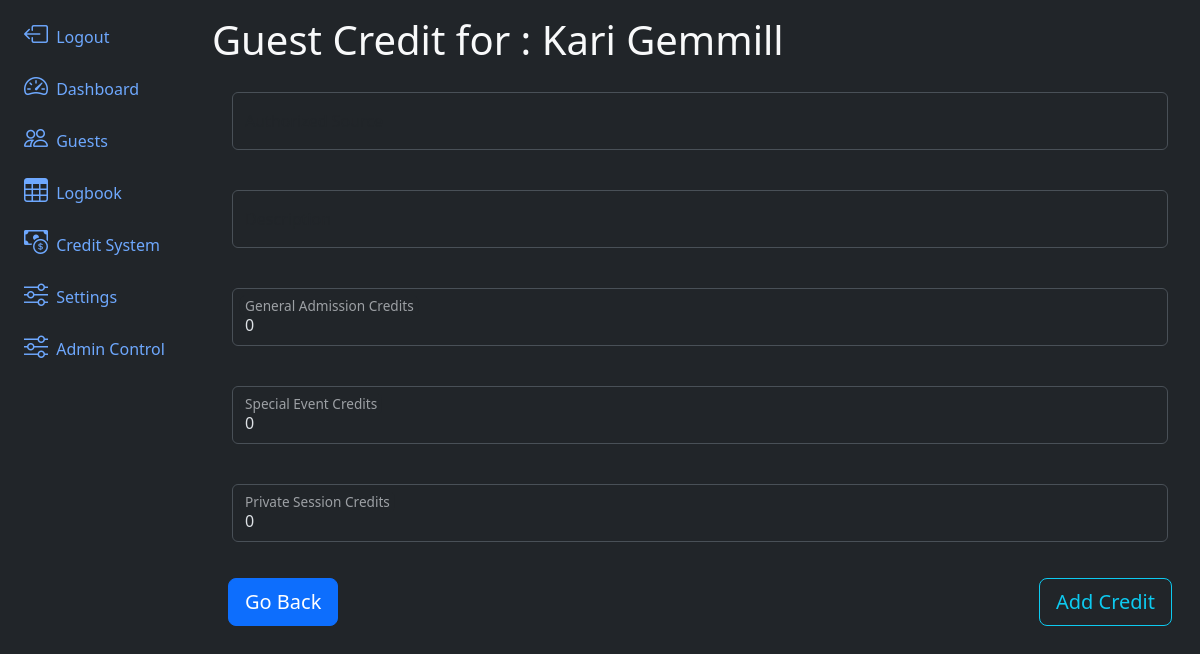
Page /guestCredit/1/addCredits on the earlier database version.
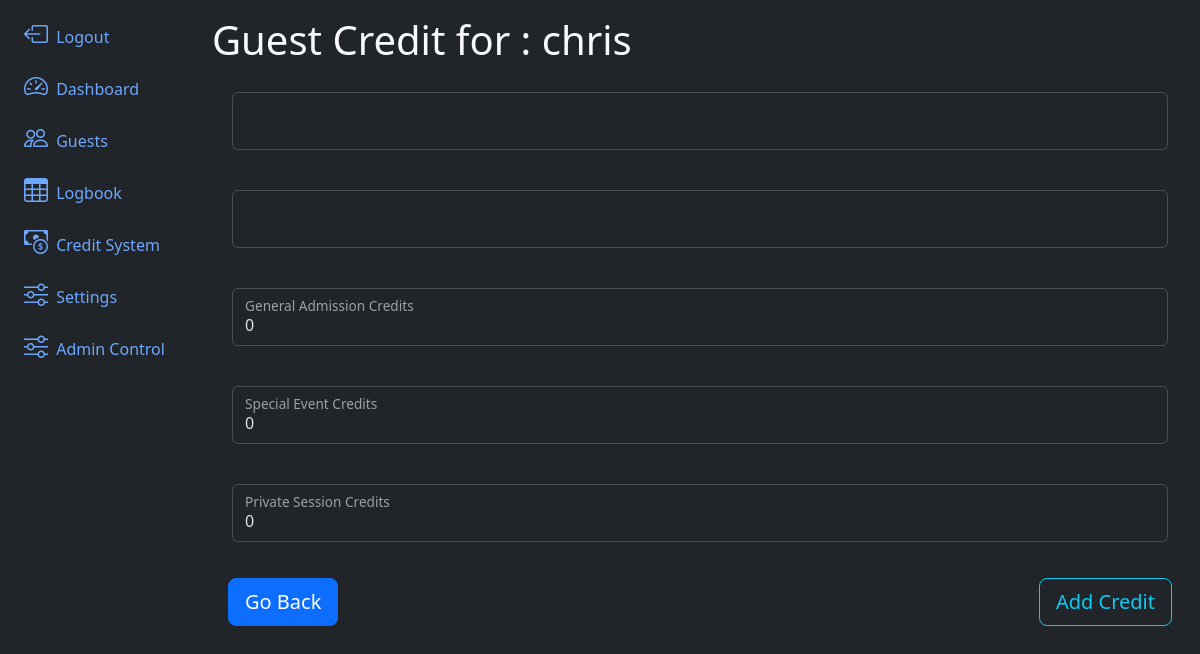
Same page on the later database version.
### app/models.py (models this page shows, shortened)
@dataclass
class Guest(db.Model, UserMixin):
    id:int = db.Column(db.Integer, primary_key=True)
    uuid:str  = db.Column(db.String, unique=True, name="uuid")
    fetUsername:str  = db.Column(db.String(100) )
    name:str  = db.Column(db.String(100), nullable=False)
    email:str  = db.Column(db.String(200), unique=True, nullable=False)
    phone:str  = db.Column(db.String(20))
    checkin_blocked:bool = db.Column(db.Boolean(), default=False)
    password:str  = db.Column(db.String(255))
    allow_qrcode_refresh:bool = db.Column(db.Boolean(), default=True)
    roles = db.relationship('Role', backref=db.backref('guests'), secondary=guest_role)
    termsCheck:bool = db.Column(db.Boolean(), default=False)
    termsDate = db.Column(db.DateTime(timezone=True), server_default=None)
    credit = db.relationship('GuestCredit',backref='guest')
    logbook = db.relationship('Guestlog', backref='guest')
    lastVisit = db.Column(db.DateTime(timezone=True), server_default=None)
    lastCheckOut = db.Column(db.DateTime(timezone=True), server_default=None)
    created_at = db.Column(db.DateTime(timezone=True), server_default=func.now())

### app/routes.py (the view, shortened to what this page needs)
@app.route('/guestCredit/<id>/addCredits', methods=['GET', 'POST'])
def addCredits(id):
    form = AddCreditForm()
    _guest = Guest.query.filter_by(id=id).first()
    return render_template('addCredits.html', form = form, guest=_guest)

### app/forms.py
class AddCreditForm(FlaskForm):
    authorizedSource:str  = StringField('Authorized Source', validators=[DataRequired()])
    description = StringField('Description', validators=[DataRequired()])
    generalAmountChange = IntegerField('General Admission Credits', default=0)
    specialEventAmountChange = IntegerField('Special Event Credits', default=0)
    privateSessionAmountChange = IntegerField('Private Session Credits', default=0)
    submit = SubmitField('Add Credit')

### app/templates/addCredits.html (shortened to what the changed rows need)
{% extends 'layout.html' %}
{% block content %}
<h1>Guest Credit for : {{guest.name}}</h1>
<form method="POST" action="">
    <fieldset class="form-group">
    </fieldset>
    <div class="form-group p-3">
    </div>
</form>
{% endblock content %}

Differences in the rows shown:
changed Guest: name "Kari Gemmill" → "chris"
